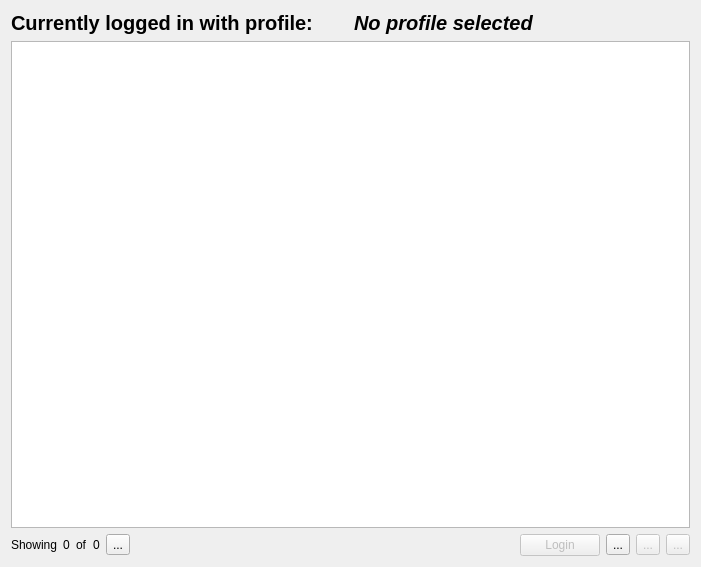
<?xml version="1.0" encoding="UTF-8"?>
<ui version="4.0">
 <class>ProfileView</class>
 <widget class="QWidget" name="ProfileView">
  <property name="geometry">
   <rect>
    <x>0</x>
    <y>0</y>
    <width>701</width>
    <height>567</height>
   </rect>
  </property>
  <property name="windowTitle">
   <string>Form</string>
  </property>
  <layout class="QVBoxLayout" name="verticalLayout">
   <item>
    <layout class="QHBoxLayout" name="horizontalLayout_2">
     <property name="topMargin">
      <number>0</number>
     </property>
     <item>
      <widget class="QLabel" name="loginLabel">
       <property name="font">
        <font>
         <pointsize>15</pointsize>
         <bold>true</bold>
        </font>
       </property>
       <property name="text">
        <string>Currently logged in with profile:</string>
       </property>
      </widget>
     </item>
     <item>
      <widget class="QLabel" name="profileLabel">
       <property name="font">
        <font>
         <pointsize>15</pointsize>
         <italic>true</italic>
         <bold>true</bold>
        </font>
       </property>
       <property name="text">
        <string>No profile selected</string>
       </property>
      </widget>
     </item>
    </layout>
   </item>
   <item>
    <widget class="QListView" name="profileListView"/>
   </item>
   <item>
    <layout class="QHBoxLayout" name="horizontalLayout">
     <item>
      <widget class="QLabel" name="countLabel">
       <property name="text">
        <string>Showing</string>
       </property>
      </widget>
     </item>
     <item>
      <widget class="QLabel" name="loadedCountIndicator">
       <property name="frameShape">
        <enum>QFrame::Shape::NoFrame</enum>
       </property>
       <property name="text">
        <string notr="true">0</string>
       </property>
      </widget>
     </item>
     <item>
      <widget class="QLabel" name="countLabel_2">
       <property name="text">
        <string>of</string>
       </property>
      </widget>
     </item>
     <item>
      <widget class="QLabel" name="totalCountIndicator">
       <property name="text">
        <string notr="true">0</string>
       </property>
      </widget>
     </item>
     <item>
      <widget class="QToolButton" name="loadMoreButton">
       <property name="text">
        <string>...</string>
       </property>
       <property name="icon">
        <iconset theme="QIcon::ThemeIcon::ObjectRotateRight"/>
       </property>
      </widget>
     </item>
     <item>
      <spacer name="horizontalSpacer">
       <property name="orientation">
        <enum>Qt::Orientation::Horizontal</enum>
       </property>
       <property name="sizeHint" stdset="0">
        <size>
         <width>40</width>
         <height>20</height>
        </size>
       </property>
      </spacer>
     </item>
     <item>
      <widget class="QPushButton" name="loginButton">
       <property name="enabled">
        <bool>false</bool>
       </property>
       <property name="toolTip">
        <string>&lt;html&gt;&lt;head/&gt;&lt;body&gt;&lt;p&gt;Login with the selected profile&lt;/p&gt;&lt;/body&gt;&lt;/html&gt;</string>
       </property>
       <property name="text">
        <string>Login</string>
       </property>
      </widget>
     </item>
     <item>
      <widget class="QToolButton" name="createButton">
       <property name="toolTip">
        <string>&lt;html&gt;&lt;head/&gt;&lt;body&gt;&lt;p&gt;Create a new profile&lt;/p&gt;&lt;/body&gt;&lt;/html&gt;</string>
       </property>
       <property name="text">
        <string>...</string>
       </property>
       <property name="icon">
        <iconset theme="QIcon::ThemeIcon::ListAdd"/>
       </property>
      </widget>
     </item>
     <item>
      <widget class="QToolButton" name="editButton">
       <property name="enabled">
        <bool>false</bool>
       </property>
       <property name="toolTip">
        <string>&lt;html&gt;&lt;head/&gt;&lt;body&gt;&lt;p&gt;Edit the currently selected profile&lt;/p&gt;&lt;/body&gt;&lt;/html&gt;</string>
       </property>
       <property name="text">
        <string>...</string>
       </property>
       <property name="icon">
        <iconset theme="edit-copy"/>
       </property>
      </widget>
     </item>
     <item>
      <widget class="QToolButton" name="deleteButton">
       <property name="enabled">
        <bool>false</bool>
       </property>
       <property name="toolTip">
        <string>&lt;html&gt;&lt;head/&gt;&lt;body&gt;&lt;p&gt;Delete the currently selected profile&lt;/p&gt;&lt;/body&gt;&lt;/html&gt;</string>
       </property>
       <property name="text">
        <string>...</string>
       </property>
       <property name="icon">
        <iconset theme="QIcon::ThemeIcon::ListRemove"/>
       </property>
      </widget>
     </item>
    </layout>
   </item>
  </layout>
 </widget>
 <resources/>
 <connections/>
</ui>
